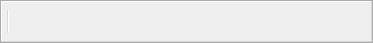
<?xml version="1.0" encoding="UTF-8"?>
<ui version="4.0">
 <class>MyToolBar</class>
 <widget class="QToolBar" name="MyToolBar">
  <property name="geometry">
   <rect>
    <x>0</x>
    <y>0</y>
    <width>373</width>
    <height>43</height>
   </rect>
  </property>
  <property name="windowTitle">
   <string>ToolBox</string>
  </property>
  <property name="floatable">
   <bool>false</bool>
  </property>
  <addaction name="separator"/>
 </widget>
 <resources/>
 <connections/>
</ui>
